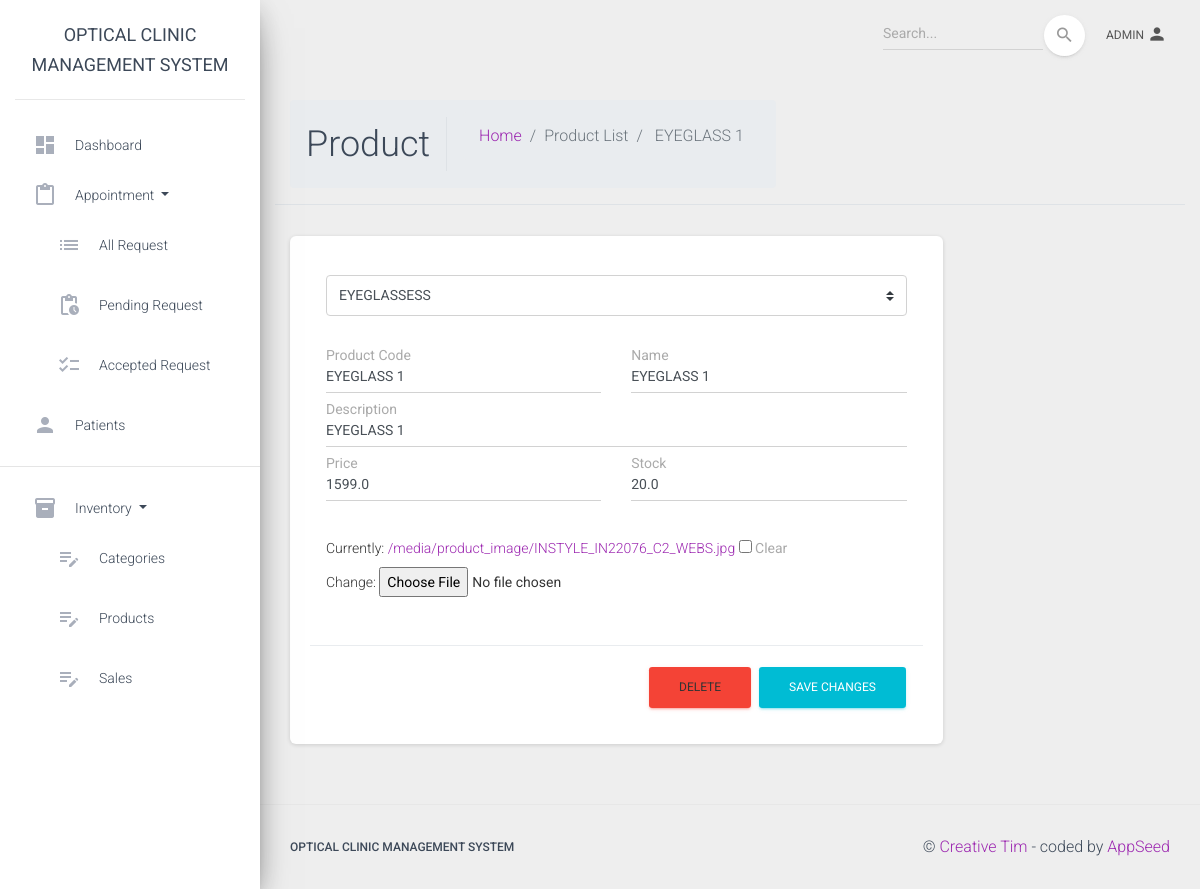
The page /product-profile/24/ (signed in) on the database its author committed.
### dashboard/models.py (models this page shows, shortened)
class Product(models.Model):
    category = models.ForeignKey(Category, null = True, on_delete=models.CASCADE)
    code=models.CharField(max_length=100,blank=True, null=True)
    name=models.CharField(max_length=250,blank=True, null=True)
    image = models.ImageField(upload_to = 'product_image', null = True, blank = True)
    description = models.TextField()
    price = models.FloatField(default=0)
    stock = models.FloatField(default=0)
    status = models.CharField(max_length=2, choices=(('1','Active'),('2','Inactive')), default=1)
    date_created = models.DateTimeField(auto_now_add=True)
    date_updated = models.DateTimeField(auto_now=True)

class Category(models.Model):
    name = models.CharField(max_length=250)
    image = models.ImageField(upload_to = 'category_image', null = True, blank = True)
    description = models.TextField()
    status = models.CharField(max_length=2, choices=(('1','Active'),('2','Inactive')), default=1)
    date_created = models.DateTimeField(auto_now_add=True)
    date_updated = models.DateTimeField(auto_now=True)

### authentication/decorators.py (the view)
        def wrapper_func(request, *args, **kwargs):
            group = None
            if request.user.groups.exists():
                group = request.user.groups.all()[0].name
            if group in allowed_roles:
                return view_func(request, *args, **kwargs)
            else:
                return HttpResponse(" You are not authorized! to view this page")

### dashboard/views.py (called while the page is built)
@allowed_users(allowed_roles=['admin', 'staff'])
def product_profile(request, pk):
    categories = Category.objects.all()
    product = Product.objects.get(id = pk)
    context = {
        'categories': categories,
        'product': product,
    }
    return render(request, 'dashboard/product_profile.html', context)

### templates/dashboard/product_profile.html (shortened to what this page needs)
{% extends 'layouts/base.html' %}
{% block content %}
<div class="row">
    <div class="content border-bottom w-100">
        <div class="container-fluid">
            <div class="row">
                <div class="col-12 col-md-auto d-flex w-100 align-items-center justify-content-between">
                    <ol class="breadcrumb align-items-center">
                        <h2 class="m-0 pr-3 mr-3 border-right">Product</h2>
                        <ol class="breadcrumb">
                            <li class="breadcrumb-item"><a href="/admin/">Home</a></li>
                            <li class="breadcrumb-item active">Product List </li>
                            <li class="breadcrumb-item active"> {{ product.name }} </li>
                        </ol>
                    </ol>
                </div>
            </div>
        </div>
    </div>
</div>
<div class="row">
    <div class="col-md-12">
      </div>
    <div class="col-md-9">
        <div class="card">
            <div class="card-body">
                <form method="POST" action="{% url 'update_product' product.id %}" enctype="multipart/form-data">
                        <div class="modal-body">
                                <div class="row mb-3">
                                    <div class="col-sm-12">
                                        <div class="form-group">
                                            <select class="browser-default custom-select" name="category">
                                                <option selected> {{ product.category.name }} </option>
                                            </select>
                                        </div>
                                    </div>
                                    <div class="col-sm-6">
                                        <br>
                                        <div class="form-group">
                                            <label for="exampleFormControlInput1">Product Code</label>
                                            <input type="text" value="{{ product.code }}" name="code" class="form-control" id="exampleFormControlInput1">
                                          </div>
                                    </div>
                                    <div class="col-sm-6">
                                        <br>
                                        <div class="form-group">
                                            <label for="exampleFormControlInput1">Name</label>
                                            <input type="text" value="{{ product.name }}" name="name" class="form-control" id="exampleFormControlInput1">
                                          </div>
                                    </div>
                                    <div class="col-sm-12">
                                        <div class="form-group">
                                            <label for="exampleFormControlInput1">Description</label>
                                            <input type="text" value="{{ product.description }}" name="description" class="form-control" id="exampleFormControlInput1">
                                          </div>
                                    </div>
                                    <div class="col-sm-6">
                                        <div class="form-group">
                                            <label for="exampleFormControlInput1">Price</label>
                                            <input type="text" value="{{ product.price }}" name="price" class="form-control" id="exampleFormControlInput1">
                                          </div>
                                    </div>
                                    <div class="col-sm-6">
                                        <div class="form-group">
                                            <label for="exampleFormControlInput1">Stock</label>
                                            <input type="text" value="{{ product.stock }}" name="stock" class="form-control" id="exampleFormControlInput1">
                                          </div>
                                    </div>
                                    <div class="col-sm-12">
                                        <br>
                                        <p class="file-upload">Currently: <a href="{{ product.image.url }}">{{ product.image.url }}</a>
                                            <span class="clearable-file-input">
                                            <input type="checkbox" name="image-clear" id="image-clear_id">
                                            <label for="image-clear_id">Clear</label></span><br>
                                            Change:
                                            <input type="file" name="pimage" accept="image/png, image/jpeg">
                                        </p>
                                    </div>
                                </div>
                        </div>
                        <div class="modal-footer">
                            <a data-toggle="modal" data-target="#delete_product " class="btn btn-danger">Delete</a>
                            <input class="btn btn-info" type="submit" name="confirm" value="Save Changes">
                          </div>
                    </form>
            </div>
        </div>
    </div>
 </div>
{% endblock %}

### templates/includes/navigation.html (shortened to what this page needs)
      <nav class="navbar navbar-expand-lg navbar-transparent navbar-absolute fixed-top ">
        <div class="container-fluid">
          <div class="navbar-wrapper">
          </div>
          <div class="collapse navbar-collapse justify-content-end">
          {% if request.user.is_authenticated %}
            <form class="navbar-form">
              <div class="input-group no-border">
                <input type="text" value="" class="form-control" placeholder="Search...">
                <button type="submit" class="btn btn-white btn-round btn-just-icon">
                  <i class="material-icons">search</i>
                  <div class="ripple-container"></div>
                </button>
              </div>
            </form>
            <ul class="navbar-nav">
              <li class="nav-item dropdown">
                <a class="nav-link" href="#pablo" id="navbarDropdownProfile" data-toggle="dropdown" aria-haspopup="true" aria-expanded="false">
                  {{ request.user }}
                  <i class="material-icons">person</i>
                </a>
              </li>
            </ul>
          {% endif %}
          </div>
        </div>
      </nav>

### rows shown on the page
Product: name "EYEGLASS 1", category "EYEGLASSESS", code "EYEGLASS 1", description "EYEGLASS 1", price "1599.0", stock "20.0", image "/media/product_image/INSTYLE_IN22076_C2_WEBS.jpg"

### other values the page prints
{{ request.user }} "ADMIN"
